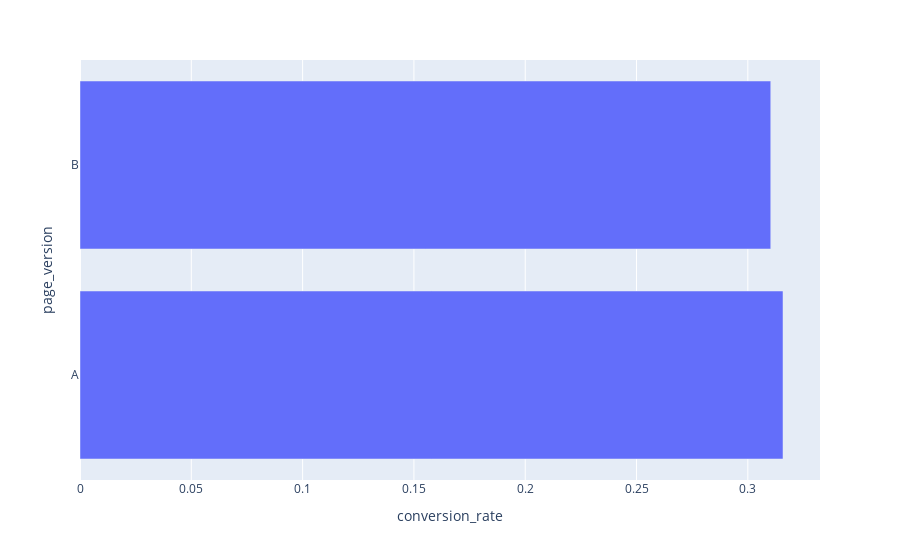

Notebook code for this chart:
### Markdown cell above
Visualizations of the results

### Code cell
vis = px.bar(df, x='conversion_rate', y='page_version')
vis.show()

### Figure 1 — Plotly figure (JSON) as saved in the notebook; plotly's stock layout.template omitted (floating-point values rounded to 4 significant figures)
{"data": [{"alignmentgroup": "True", "hovertemplate": "conversion_rate=%{x}<br>page_version=%{y}<extra></extra>", "legendgroup": "", "marker": {"color": "#636efa", "pattern": {"shape": ""}}, "name": "", "offsetgroup": "", "orientation": "h", "showlegend": false, "textposition": "auto", "type": "bar", "x": [0.3158, 0.3103], "xaxis": "x", "y": ["A", "B"], "yaxis": "y"}], "layout": {"barmode": "relative", "legend": {"tracegroupgap": 0}, "margin": {"t": 60}, "xaxis": {"anchor": "y", "domain": [0, 1], "title": {"text": "conversion_rate"}}, "yaxis": {"anchor": "x", "domain": [0, 1], "title": {"text": "page_version"}}}}
